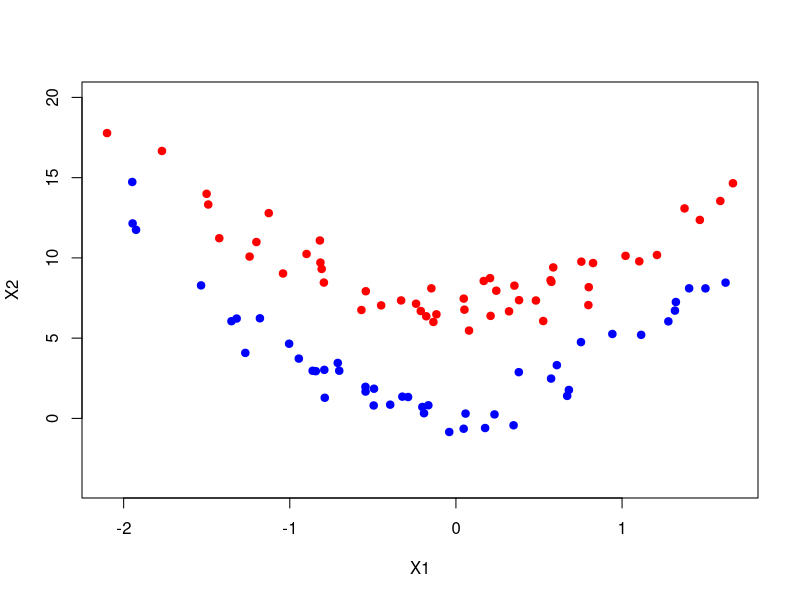

The R script that drew this image: (Note: this script raises an error after producing the figure.)
### Qn 4
library(e1071)

# generate data with quadratic equation
set.seed(131)
x1 <- rnorm(100)
x2 <- 3 * x1^2 + 4 + rnorm(100)

# randomly select 50 X2 observations and and shift them
# the class vector will also be used to assign classes for the outcome (y)
class <- sample(100, 50)
x2[class] <- x2[class] + 3
x2[-class] <- x2[-class] - 3

# plot using different colours
plot(x1[class], x2[class], pch=19, col="red", ylim=c(-4, 20), xlab="X1", ylab="X2")
points(x1[-class], x2[-class], pch=19, col="blue")

# create y values
set.seed(315)
y <- rep(0, 100)
y[class] <- 1

# create dataframe of x1, x2, and y
dat <- data.frame(x1 = x1, x2 = x2, y = as.factor(y))

# subset into training and testing data
train <- dat %>%
  sample_frac(0.50)
test <- setdiff(dat, train)

# create svm (linear) model
set.seed(11)
svm.linear <- svm(y ~., data = train, kernel = 'linear', cost = 10)
plot(svm.linear, train)
svm.linear.pred <- predict(svm.linear, newdata = test)
table(pred = svm.linear.pred, truth = test$y)  # 6 observations misclassified

# create svm (polynomial) model
set.seed(11)
svm.poly <- svm(y ~., data = train, kernel = 'polynomial', cost = 10)
plot(svm.poly, train)
svm.poly.pred <- predict(svm.poly, newdata = test)
table(pred = svm.poly.pred, truth = test$y)  # 14 observations misclassified

# create svm (radial model)
set.seed(11)
svm.radial <- svm(y ~., data = train, kernel = 'radial', gamma = 1, cost = 10)
plot(svm.radial, train)
svm.radial.pred <- predict(svm.radial, newdata = test)
table(pred = svm.radial.pred, truth = test$y)  # 1 observation misclassified

### Qn 5
rm(list = ls())
set.seed(421)
x1 <- runif(500) - 0.5
x2 <- runif(500) - 0.5
y = 1*(x1^2 - x2^2 > 0)
dat <- data.frame(x1 = x1, x2 = x2, y = as.factor(y))

# Qn 5.b
plot(x1, x2, col = y + 1, pch = 19)  # yes it's a non-linear decision boundary

# Qn 5.c
log.fit <- glm(y ~., data = dat, family = binomial)
summary(log.fit)

# Qn 5.d
log.prob <- predict(log.fit, newdata = dat, type = 'response')
log.pred <- ifelse(log.prob > 0.53, 1, 0)
plot(x1, x2, col = log.pred + 1, pch = 19)
# if we use log.prob > 0.5, all the observations are classified to a single class.  Thus, we've used log.prob > 0.53.  As seen in the graph, the boundary is linear

# Qn 5.e
log.fit <- glm(y ~ poly(x1, 2) + poly(x2, 2) + I(x1 * x2), data = dat, family = binomial)

# Qn 5.f
log.prob <- predict(log.fit, newdata = dat, type = 'response')
log.pred <- ifelse(log.prob > 0.5, 1, 0)
plot(x1, x2, col = log.pred + 1, pch = 19)  # the non linear decision boundary closely resembles the actual data
mean(log.pred == dat$y)

# Qn 5.g
svc.fit <- svm(y ~., data = dat, kernel = 'linear', cost = 0.001)
svc.pred <- predict(svc.fit, newdata = dat)
plot(x1, x2, col = svc.pred, pch = 19)  # with a linear kernel, even with low cost, the support vector classifier fails to identify a decision boundary and assigns all observations to a single class

# Qn 5.h
svm.fit <- svm(y ~., data = dat, kernel = 'polynomial', cost = 10)
svm.pred <- predict(svm.fit, newdata = dat)
plot(x1, x2, col = svm.pred, pch = 19)  # a polynomial kernel seems to do poorly

svm.fit <- svm(y ~., data = dat, kernel = 'radial', gamma = 1, cost = 10)
svm.pred <- predict(svm.fit, newdata = dat)
plot(x1, x2, col = svm.pred, pch = 19)  # the radial kernel closely resembles the true decision boundary

# Qn 5.i
# This experiment enforces the idea that SVMs with non-linear kernel are extremely powerful in finding non-linear boundary. Both, logistic regression with non-interactions and SVMs with linear kernels fail to find the decision boundary. Adding interaction terms to logistic regression seems to give them same power as radial-basis kernels. However, there is some manual efforts and tuning involved in picking right interaction terms. This effort can become prohibitive with large number of features. Radial basis kernels, on the other hand, only require tuning of one parameter - gamma - which can be easily done using cross-validation.

### Qn 6
set.seed(3154)
# Class one 
x1.one = runif(500, 0, 90)
x2.one = runif(500, x1.one + 10, 100)
x1.one.noise = runif(50, 20, 80)
x2.one.noise = 5 / 4 * (x1.one.noise - 10) + 0.1

# Class zero
x1.zero = runif(500, 10, 100)
x2.zero = runif(500, 0, x1.zero - 10)
x1.zero.noise = runif(50, 20, 80)
x2.zero.noise = 5 / 4 * (x1.zero.noise - 10) - 0.1

# Combine all
class.one = seq(1, 550)
x1 = c(x1.one, x1.one.noise, x1.zero, x1.zero.noise)
x2 = c(x2.one, x2.one.noise, x2.zero, x2.zero.noise)

plot(x1[class.one], x2[class.one], col="blue", pch="+", ylim=c(0, 100))
points(x1[-class.one], x2[-class.one], col="red", pch=4)

# Qn 6.b
# create y values based on class.one
set.seed(555)
y <- rep(0, 1100)
y[class.one] <- 1
dat <- data.frame(x1 = x2, x2 = x2, y = as.factor(y))
svm.tune <- tune(svm, y ~., data=dat, kernel="linear", ranges=list(cost=c(0.01, 0.1, 1, 5, 10, 100, 1000, 10000)))
summary(svm.tune)  # best parameter appears to be cost = 100
data.frame(cost = svm.tune$performances$cost, misclass = svm.tune$performances$error * 1100)

# Qn 6.c
set.seed(1111)
x1.test = runif(1000, 0, 100)
class.one = sample(1000, 500)
x2.test = rep(NA, 1000)
# Set y > x for class.one
for(i in class.one) {
  x2.test[i] <- runif(1, x1.test[i], 100)
}
# set y < x for class.zero
for (i in setdiff(1:1000, class.one)) {
  x2.test[i] <- runif(1, 0, x1.test[i])
}
plot(x1.test[class.one], x2.test[class.one], col="blue", pch="+")
points(x1.test[-class.one], x2.test[-class.one], col="red", pch=4)

set.seed(30012)
y.test <- rep(0, 1000)
y.test[class.one] <- 1
all.costs <- c(0.01, 0.1, 1, 5, 10, 100, 1000, 10000)
test.errors <- rep(NA, 8)
dat.test = data.frame(x1 = x1.test, x2 = x2.test, y = as.factor(y.test))
for (i in 1:length(all.costs)) {
  svm.fit <- svm(y~. , data = dat, kernel="linear", cost=all.costs[i])
  svm.predict <- predict(svm.fit, dat.test)
  test.errors[i] <- sum(svm.predict != dat.test$y)
}

data.frame(cost = all.costs, "test misclass" = test.errors)
# cost 5 seems to be sufficient

# Qn 7.a
rm(list = ls())
auto <- Auto
str(auto)
auto$mpglevel <- as.factor(ifelse(auto$mpg > median(auto$mpg), 1, 0))

# Qn 7.b
svc.tune <- tune(svm, mpglevel ~. -mpg, data = auto, kernel = 'linear', ranges = list(cost = c(0.001, 0.01, 0.1, 1, 5, 10, 100)))
summary(svc.tune)  # lowest cv.err is at cost = 1
# unable to plot the best model though

# Qn 7.c
svm.poly.tune <- tune(svm, mpglevel ~. -mpg, data = auto, kernel = 'polynomial', ranges = list(cost = c(0.001, 0.01, 0.1, 1, 5, 10, 100)))
summary(svm.poly.tune)  # lowest error at cost = 100, but much higher than linear

svm.radial.tune <- tune(svm, mpglevel ~. -mpg, data = auto, kernel = 'radial', ranges = list(cost = c(0.001, 0.01, 0.1, 1, 5, 10, 100, 1000), gamma = c(0.5, 1, 2, 3, 4)))
summary(svm.radial.tune)  # best param at cost = 100, gamma = 0.5.  error = 0.81, better than linear model

# Qn 7.d
svm.linear = svm(mpglevel~., data=auto, kernel="linear", cost=1)
svm.poly = svm(mpglevel~., data=auto, kernel="polynomial", cost=100, degree=2)
svm.radial = svm(mpglevel~., data=auto, kernel="radial", cost=5, gamma=0.5)

# plotpairs = function(fit){
#   for (name in names(Auto)[!(names(Auto) %in% c("mpg", "mpglevel","name"))]) {
#     plot(fit, Auto, as.formula(paste("mpg~", name, sep="")))
#   }
# }
# plotpairs(svm.linear)
# plotpairs(svm.poly)
# plotpairs(svm.radial)

plot(svm.linear, auto, mpg ~ acceleration)
plot(svm.linear, auto, mpg ~ weight)
plot(svm.linear, auto, mpg ~ horsepower)

plot(svm.radial, auto, mpg ~ acceleration)
plot(svm.radial, auto, mpg ~ weight)
plot(svm.radial, auto, mpg ~ horsepower)


# Qn 8
rm(list = ls())
oj <- OJ
str(oj)
train <- oj %>%
  sample_n(800)
test <- setdiff(oj, train)

# Qn 8.b
svc.fit <- svm(Purchase~., data = oj, kernel = 'linear', cost = 0.01)
summary(svc.fit)

# Qn 8.c
svc.train.pred <- predict(svc.fit, newdata = train)
table(pred = svc.train.pred, truth = train$Purchase)
mean(svc.train.pred == train$Purchase)  # accuracy of 0.8375 on training data

svc.test.pred <- predict(svc.fit, newdata = test)
table(pred = svc.test.pred, truth = test$Purchase)
mean(svc.test.pred == test$Purchase)  # accuracy of 0.8199 on test data

# Qn 8.d
set.seed(3)
svc.tune <- tune(svm, Purchase ~., data = train, kernel = 'linear', ranges = list(cost=10^seq(-2, 1, by=0.25)))
summary(svc.tune)  # best cost at 0.3162278

# Qn 8.e
svc.fit <- svm(Purchase ~., data = train, kernel = 'linear', cost = svc.tune$best.parameters$cost)
summary(svc.fit)

svc.train.pred <- predict(svc.fit, newdata = train)
table(pred = svc.train.pred, truth = train$Purchase)
mean(svc.train.pred == train$Purchase)  # accuracy of 0.8425 on training data

svc.test.pred <- predict(svc.fit, newdata = test)
table(pred = svc.test.pred, truth = test$Purchase)
mean(svc.test.pred == test$Purchase)  # accuracy of 0.8084 on test data

# Qn 8.f
set.seed(3)
svm.radial.tune <- tune(svm, Purchase ~., data = train, kernel = 'radial', ranges = list(cost=10^seq(-2, 1, by=0.25)))
summary(svm.radial.tune)  #best cost at 0.5623413

svm.radial.fit <- svm(Purchase ~., data = train, kernel = 'radial', cost = svm.radial.tune$best.parameters$cost)
summary(svm.radial.fit)

svm.train.pred <- predict(svm.radial.fit, newdata = train)
table(pred = svm.train.pred, truth = train$Purchase)
mean(svm.train.pred == train$Purchase)  # accuracy of 0.8525 on training data

svm.test.pred <- predict(svm.radial.fit, newdata = test)
table(pred = svm.test.pred, truth = test$Purchase)
mean(svm.test.pred == test$Purchase)  # accuracy of 0.8287 on test data

# QN 8.g
set.seed(3)
svm.poly.tune <- tune(svm, Purchase ~., data = train, kernel = 'polynomial', degree = 2, ranges = list(cost=10^seq(-2, 1, by=0.25)))
summary(svm.poly.tune)  # best cost at 10

svm.poly.fit <- svm(Purchase ~., data = train, kernel = 'polynomial', degree = 2, cost = 10)
summary(svm.poly.fit)

svm.train.pred <- predict(svm.poly.fit, newdata = train)
table(pred = svm.train.pred, truth = train$Purchase)
mean(svm.train.pred == train$Purchase)  # accuracy of 0.8475 on training data

svm.test.pred <- predict(svm.poly.fit, newdata = test)
table(pred = svm.test.pred, truth = test$Purchase)
mean(svm.test.pred == test$Purchase)  # accuracy of 0.8326 on test data

# Qn 8.h
# Overall, svm (poly) seems to have the best results on the testing data